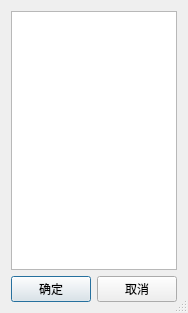
<?xml version="1.0" encoding="UTF-8"?>
<ui version="4.0">
 <class>TypeSelectDlg</class>
 <widget class="QDialog" name="TypeSelectDlg">
  <property name="geometry">
   <rect>
    <x>0</x>
    <y>0</y>
    <width>188</width>
    <height>313</height>
   </rect>
  </property>
  <property name="windowTitle">
   <string>请选择类别</string>
  </property>
  <property name="sizeGripEnabled">
   <bool>true</bool>
  </property>
  <layout class="QHBoxLayout" name="horizontalLayout_2">
   <item>
    <layout class="QVBoxLayout" name="verticalLayout">
     <item>
      <widget class="QListWidget" name="lstTypes"/>
     </item>
     <item>
      <layout class="QHBoxLayout" name="horizontalLayout">
       <item>
        <spacer name="horizontalSpacer">
         <property name="orientation">
          <enum>Qt::Horizontal</enum>
         </property>
         <property name="sizeHint" stdset="0">
          <size>
           <width>40</width>
           <height>20</height>
          </size>
         </property>
        </spacer>
       </item>
       <item>
        <widget class="QPushButton" name="btnOK">
         <property name="text">
          <string>确定</string>
         </property>
        </widget>
       </item>
       <item>
        <widget class="QPushButton" name="btnCancel">
         <property name="text">
          <string>取消</string>
         </property>
        </widget>
       </item>
      </layout>
     </item>
    </layout>
   </item>
  </layout>
 </widget>
 <resources/>
 <connections>
  <connection>
   <sender>btnOK</sender>
   <signal>clicked()</signal>
   <receiver>TypeSelectDlg</receiver>
   <slot>accept()</slot>
   <hints>
    <hint type="sourcelabel">
     <x>58</x>
     <y>290</y>
    </hint>
    <hint type="destinationlabel">
     <x>93</x>
     <y>156</y>
    </hint>
   </hints>
  </connection>
  <connection>
   <sender>btnCancel</sender>
   <signal>clicked()</signal>
   <receiver>TypeSelectDlg</receiver>
   <slot>reject()</slot>
   <hints>
    <hint type="sourcelabel">
     <x>139</x>
     <y>290</y>
    </hint>
    <hint type="destinationlabel">
     <x>93</x>
     <y>156</y>
    </hint>
   </hints>
  </connection>
 </connections>
</ui>
